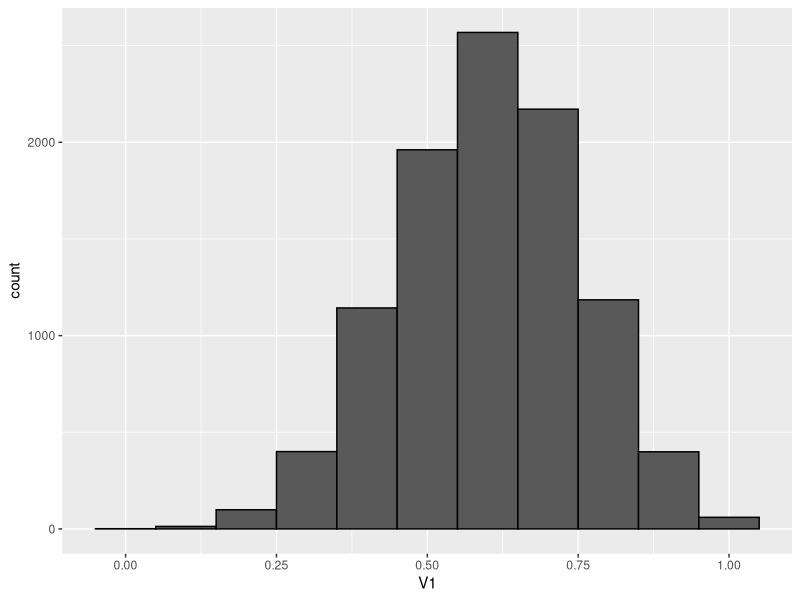

The R script that drew this image: (Note: this script raises an error after producing the figure.)
# load libraries
library(tidyverse)

# Set seed
set.seed(10182018)

# Run simulation for binomial distribution

# Set Parameters
p = 0.6 # probability of success
n = 10 # number of trials
rep = 10000 # number of replications

# initialize empty df
df10 <- data_frame(obs=1:n)

for (i in 1:rep) {
  print(i)
  cola <- paste('col', i, sep= '_')
  df10[[cola]] <- rbinom(n, 1, p)
}

head(df10)

# Summarise each sample
means10 <- df10 %>% 
  select(contains("_")) %>% 
  summarise_all(mean) %>%
  t %>%
  as.data.frame

head(means10,10)

# Plot distribution
means10 %>% ggplot(aes(x=V1)) +
  geom_histogram(color='black', binwidth = 0.1)

# Now try with n=100 (p = 0.6, rep = 10000
n1 = 1000 # number of trials

# initialize empty df
df1000 <- data_frame(obs=1:n1)

for (i in 1:rep) {
  print(i)
  cola <- paste('col', i, sep= '_')
  df1000[[cola]] <- rbinom(n, 1, p)
}

head(df1000)

# Summarise each sample (n=100)
means1000 <- df1000 %>% 
  select(contains("_")) %>% 
  summarise_all(mean) %>%
  t %>%
  as.data.frame

head(means1000,10)

# Plot
means1000 %>% ggplot(aes(x=V1)) +
  geom_histogram(color='black', binwidth = 0.1)

# Plot side by side
means <- bind_cols(means10, means1000)
means %>% ggplot() +
  geom_histogram(aes(x=V1), color='red', fill = 'red', alpha = 0.2, binwidth = .1) +
  geom_histogram(aes(x=V11), color='blue', fill = 'blue', alpha = 0.2, binwidth = .1)


